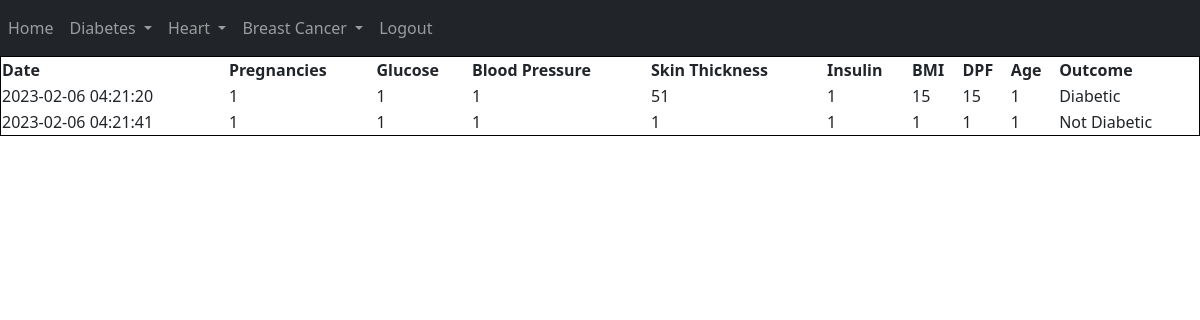
The page /diabetes_history (signed in) on the database its author committed.
### website/models.py (models this page shows)
class Diabetes(db.Model):
    id = db.Column(db.Integer, primary_key=True)
    date = db.Column(db.DateTime(timezone=True), default=func.now()) # To auto set date
    pregnancies = db.Column(db.Integer)
    glucose = db.Column(db.Integer)
    bloodpressure = db.Column(db.Integer)
    skinthichness = db.Column(db.Integer)
    insulin = db.Column(db.Integer)
    bmi = db.Column(db.Integer)
    dpf = db.Column(db.Integer)
    age = db.Column(db.Integer)
    outcome = db.Column(db.String(10000))
    user_id = db.Column(db.Integer, db.ForeignKey('user.id')) # not here

### website/views.py (the view)
@views.route("/diabetes_history")
@login_required
def diabetes_history():
    return render_template('diabetes_history.html', user=current_user)

### website/__init__.py (called while the page is built)
def create_app():
    app = Flask(__name__)
    app.config['SECRET_KEY'] = 'uuhfurhfueih hfu iehfuci heuh eusjhc nsjv nsweur'
    app.config['SQLALCHEMY_DATABASE_URI'] = f'sqlite:///{DB_NAME}'
    db.init_app(app)
    from .views import views
    from .auth import auth
    app.register_blueprint(views, url_prefix="/")
    app.register_blueprint(auth, url_prefix="/")
    from .models import User, Diabetes, Heart, BCancer
    create_database(app)
    login_manager = LoginManager()
    login_manager.login_view = 'auth.login'
    login_manager.init_app((app))
    @login_manager.user_loader
    def load_user(id):
        return User.query.get(int(id))
    return app

### website/templates/diabetes_history.html
{% include 'nav(logged).html' %}
<table style="border:1px solid black;
width: 100%;">
    <tr>
    <th>Date</th>
    <th>Pregnancies</th>
    <th>Glucose</th>
    <th>Blood Pressure</th>
    <th>Skin Thickness</th>
    <th>Insulin</th>
    <th>BMI</th>
    <th>DPF</th>
    <th>Age</th>
    <th>Outcome</th>
    </tr>
    {% for diabetes in user.diabetes %}
    <tr>
        <td>{{ diabetes.date }}</td>
        <td>{{ diabetes.pregnancies }}</td>
        <td>{{ diabetes.glucose }}</td>
        <td>{{ diabetes.bloodpressure }}</td>
        <td>{{ diabetes.skinthichness }}</td>
        <td>{{ diabetes.insulin }}</td>
        <td>{{ diabetes.bmi }}</td>
        <td>{{ diabetes.dpf }}</td>
        <td>{{ diabetes.age }}</td>
        <td>{{ diabetes.outcome }}</td>
    </tr>
        {% endfor %}
</table>

### website/templates/nav(logged).html (shortened to what this page needs)
<!DOCTYPE HTML>
    <head>
        <link rel="stylesheet" href="https://stackpath.bootstrapcdn.com/bootstrap/5.0.0-alpha1/css/bootstrap.min.css"
>
    </head>
    <body>
<nav class="navbar navbar-expand-lg navbar-dark bg-dark">
    <div class="collapse navbar-collapse" id="navbar">
        <div class="navbar-nav mr-auto">
            <a href="/home" class="nav-item nav-link" id="home">Home</a>
        </div>
        <div class="navbar-nav ml-auto">
            <li class="nav-item dropdown">
                <a class="nav-link dropdown-toggle" href="#" id="navbarDropdown" role="button" data-toggle="dropdown" aria-haspopup="true" aria-expanded="false">
                  Diabetes
                </a>
              </li>
              <li class="nav-item dropdown">
                <a class="nav-link dropdown-toggle" href="#" id="navbarDropdown" role="button" data-toggle="dropdown" aria-haspopup="true" aria-expanded="false">
                  Heart
                </a>
              </li>
              <li class="nav-item dropdown">
                <a class="nav-link dropdown-toggle" href="#" id="navbarDropdown" role="button" data-toggle="dropdown" aria-haspopup="true" aria-expanded="false">
                  Breast Cancer
                </a>
              </li>
            <a href="/logout" class="nav-item nav-link" id="logout">Logout</a>
        </div>
    </div>
</nav>
    </body>
</html>

### rows shown on the page
Diabetes: date "2023-02-06 04:21:20", pregnancies "1", glucose "1", bloodpressure "1", skinthichness "51", insulin "1", bmi "15", dpf "15", age "1", outcome "Diabetic"
Diabetes: date "2023-02-06 04:21:41", pregnancies "1", glucose "1", bloodpressure "1", skinthichness "1", insulin "1", bmi "1", dpf "1", age "1", outcome "Not Diabetic"
